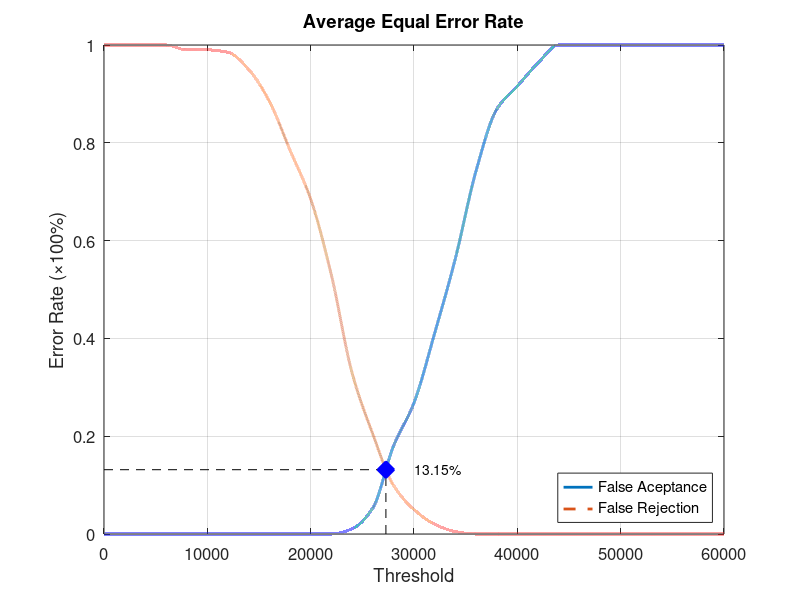
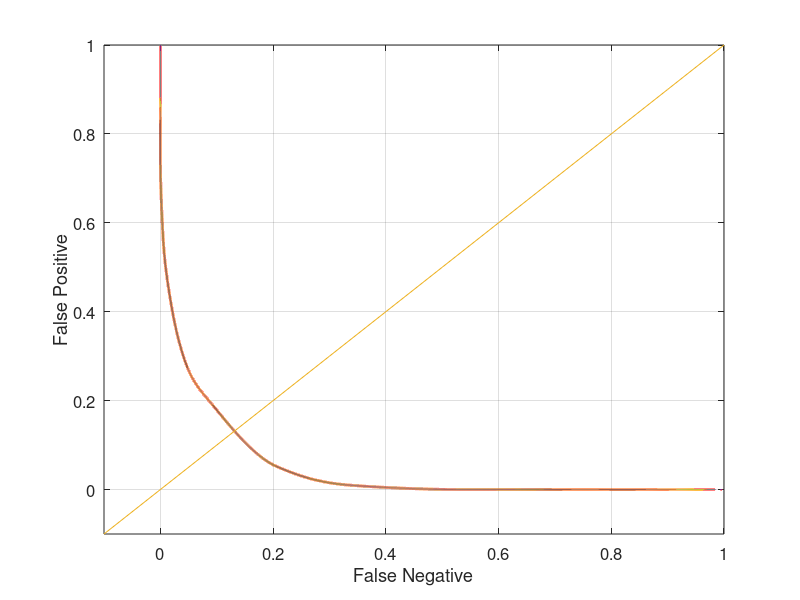

Write the MATLAB code that produced these figures, in order.
function yEER = Database1_4
close all;
clear;
clc;
x = 0:2000:60000;
xq = 0:0.5:60000;

y0 = [0 0 0 0 0 0 0 0 0 0 0 0 0.0105263 0.0526316 0.178947 0.268421 0.410526 0.563158 0.742105 0.868421 0.915789 0.963158 1 1 1 1 1 1 1 1 1];
yy0 = interp1(x, y0, xq, 'pchip');
y1 = [1 1 1 1 0.99 0.99 0.985 0.95 0.885 0.785 0.685 0.53 0.33 0.205 0.1 0.05 0.02 0.005 0 0 0 0 0 0 0 0 0 0 0 0 0];
yy1 = interp1(x, y1, xq, 'pchip');

% Calculating EER: 
y2 = abs(y0 - y1);
find(y2 == min(y2))
yy2 = abs(yy0 - yy1);
xEER = find(yy2 == min(yy2));
xEERIndex = xq(xEER) % X-axis EER
yEER = yy0(xEER) % Y-axis EER

main = figure
plot(xq, yy0,'-','LineWidth', 2);	hold on
plot(xq, yy1,'--','LineWidth', 2);	hold on
plot([xEERIndex xEERIndex], [0 yEER], 'k--');	hold on
plot([0 xEERIndex], [yEER yEER], 'k--');	hold on
plot(xEERIndex, yEER, 'bx', 'LineWidth', 10);	hold on
text(xEERIndex + 10 * xEERIndex / 100, yEER, [num2str(round((10000 * yEER)) / 100) '%'])
legend('False Aceptance', 'False Rejection', 'Location', 'SouthEast')
xlabel('Threshold')
ylabel('Error Rate (\times100%)')
title('Average Equal Error Rate')
set(gca, 'FontSize', 12)
axis([0 60000 0 1])
grid on

print(main, 'Database1_4Main', '-dpng');
FNRxFPR = figure('Color', [1 1 1]);
plot(yy1, yy0, '-', yy1, yy0, 'LineWidth', 2);
hold on
y = -0.1:0.1:1
plot(y, y); 
set(gca, 'FontSize', 12)
xlabel('False Negative')
ylabel('False Positive')
axis([-0.1 1 -0.1 1])
set(gca, 'FontSize', 12)
grid on

print(FNRxFPR, 'Database1_4FNRxFPR','-dpng');
end
